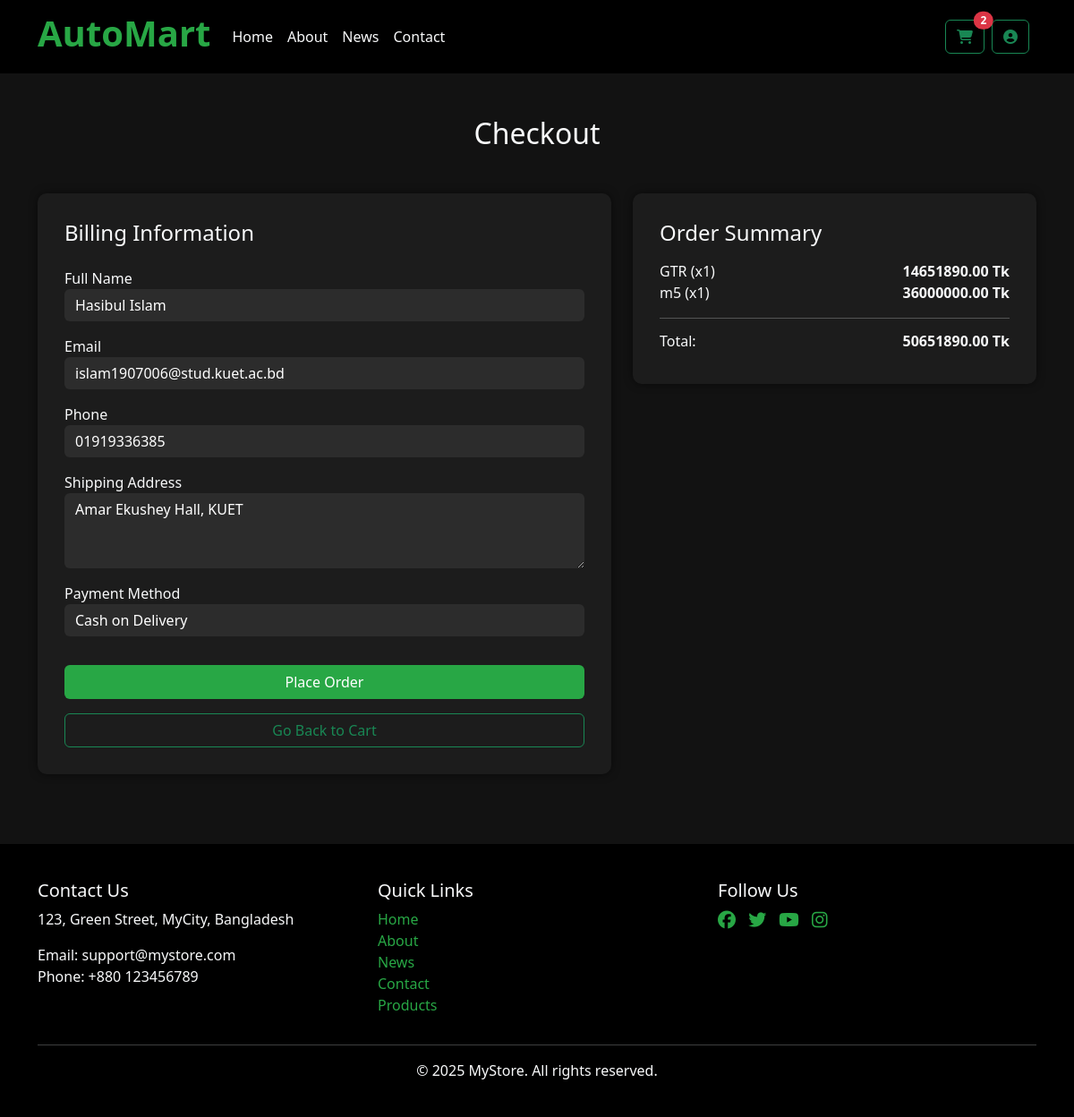
The page /checkout (signed in) on the database as committed earlier.
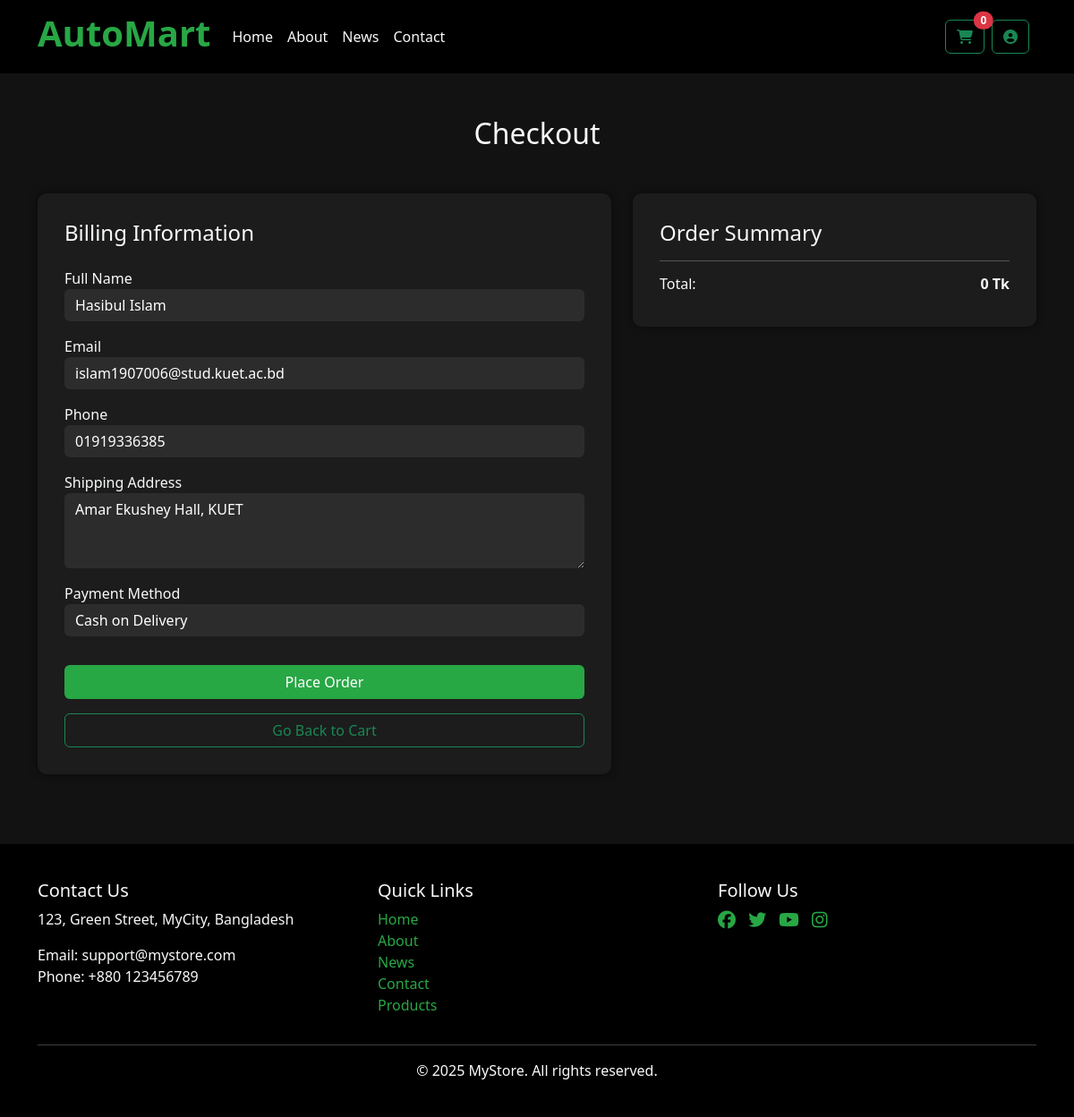
The same page on the database as committed later.
### myapp/models.py (models this page shows)
class Cart(models.Model):
    id = models.AutoField(primary_key=True)
    checkout = models.BooleanField(default=False)
    user = models.ForeignKey(User, on_delete=models.CASCADE)
    product = models.ForeignKey(Product, on_delete=models.CASCADE)
    quantity = models.PositiveIntegerField(default=0)
    added_at = models.DateTimeField(auto_now_add=True)
    def get_total_price(self):
        return self.product.price * self.quantity

class Product(models.Model):
    id = models.AutoField(primary_key=True)
    name = models.CharField(max_length=100)
    image = models.ImageField(upload_to='product_images/', null=True, blank=True)
    description = models.TextField(max_length=500, null=True)
    price = models.DecimalField(max_digits=20, decimal_places=2)
    stock = models.PositiveIntegerField()
    company = models.CharField(max_length=100)
    category = models.ForeignKey(Category, on_delete=models.CASCADE)

### myapp/views.py (the view)
def checkout(request):
    if not request.user.is_authenticated:
        total_cart = 0
        return redirect('/login')
    else:
        total_cart = Cart.objects.filter(user=request.user).count()
    user = request.user
    cart_items = Cart.objects.filter(user=user)
    total_price = sum(item.get_total_price() for item in cart_items)
    return render(request, 'checkout.html', {'cart_items': cart_items, 'total_price': total_price, 'total_cart': total_cart})

### template/checkout.html (shortened to what the changed rows need)
{% load static %}
<!DOCTYPE html>
<html lang="en">
<head>
    <link href="https://cdn.jsdelivr.net/npm/bootstrap@5.3.3/dist/css/bootstrap.min.css" rel="stylesheet">
    <link rel="stylesheet" href="https://cdnjs.cloudflare.com/ajax/libs/font-awesome/6.5.0/css/all.min.css">
</head>
<body>
<nav class="navbar navbar-expand-lg navbar-dark sticky-top">
    <div class="container">
        <a class="navbar-brand" href="/">
            <h1 class="fw-bold">AutoMart</h1>
        </a>
        <div class="collapse navbar-collapse" id="navbarContent">
            <div class="d-flex align-items-center">
                {% if user.is_authenticated %}
                    <a href="/cart" class="btn btn-outline-success me-2 position-relative">
                        <i class="fas fa-shopping-cart"></i>
                        <span class="position-absolute top-0 start-100 translate-middle badge rounded-pill bg-danger">
                            {{ total_cart }}
                        </span>
                    </a>
                    <a href="{% url 'profile' %}" class="btn btn-outline-success me-2">
                        <i class="fas fa-user-circle"></i>
                    </a>
                {% else %}
                    <a href="{% url 'login' %}" class="btn btn-outline-success me-2">Log In</a>
                    <a href="{% url 'signup' %}" class="btn btn-success">Sign Up</a>
                {% endif %}
            </div>
        </div>
    </div>
</nav>
<div class="container my-5">
    <h2 class="text-center mb-5">Checkout</h2>
    <div class="row">
        <div class="col-md-5">
            <div class="checkout-box">
                <ul class="list-unstyled mt-3">
                    {% for item in cart_items %}
                    <li class="d-flex justify-content-between">
                        <span>{{ item.product.name }} (x{{ item.quantity }})</span>
                        <strong>{{ item.get_total_price }} Tk</strong>
                    </li>
                    {% endfor %}
                </ul>
                <div class="d-flex justify-content-between">
                    <h6><strong>{{ total_price }} Tk</strong></h6>
                </div>
            </div>
        </div>
    </div>
</div>
</body>
</html>

Rows that differ between the two databases and show on the page:
removed Cart: product.name "GTR", quantity "1", get_total_price "14651890.00"
removed Cart: product.name "m5", quantity "1", get_total_price "36000000.00"
Other text that changed with them:
{{ total_cart }}: "2" → "0"
{{ total_price }}: "50651890.00" → "0"
